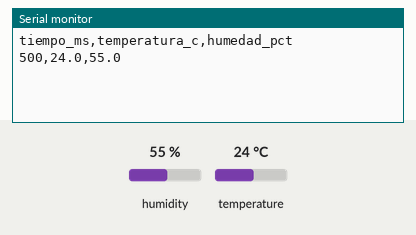
This program was run on a simulated ESP32. On the bench: the last lines printed to the serial monitor. The test bench sets the inputs (shaded band); at power-on: humidity 55 %, temperature 24 °C.

Above: at 1.7 s.
1.8 s: humidity set to 22 %
At 11.5 s:
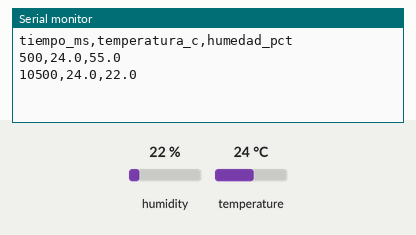
11.8 s: temperature set to 12 °C
At 21.5 s:
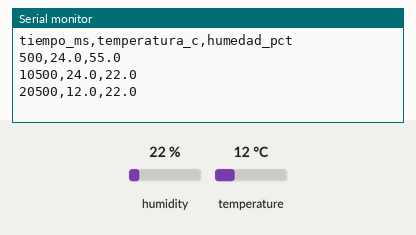
21.8 s: humidity set to 40 %
At 31.9 s:
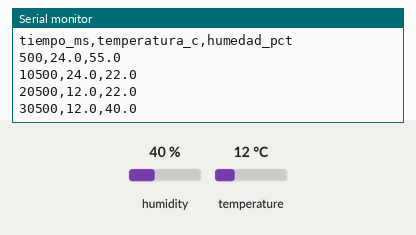
Timing chart, 0 to 33.4 s (numbered marks = the images above; inputs shaded):
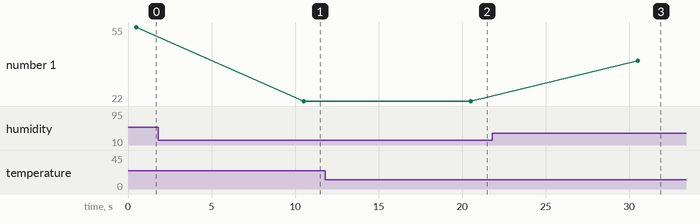

The program:

main.cpp
```cpp
#include <Arduino.h>
#include <DHT.h>

#include "config.h"

#if USAR_WIFI
#include <WebServer.h>
#include <WiFi.h>
#endif

static DHT dht(PIN_DHT, DHT22);

static float ultimaTemperatura = NAN;
static float ultimaHumedad = NAN;
static unsigned long ultimaLectura = 0;

#if USAR_WIFI
static WebServer servidor(80);

static void responderDatos() {
  char cuerpo[96];
  if (isnan(ultimaTemperatura) || isnan(ultimaHumedad)) {
    servidor.send(503, "application/json", "{\"error\":\"sin lecturas\"}");
    return;
  }
  snprintf(cuerpo, sizeof(cuerpo),
           "{\"temperatura_c\":%.1f,\"humedad_pct\":%.1f,\"tiempo_ms\":%lu}",
           ultimaTemperatura, ultimaHumedad, ultimaLectura);
  servidor.send(200, "application/json", cuerpo);
}

static void conectarWifi() {
  WiFi.mode(WIFI_STA);
  WiFi.begin(WIFI_SSID, WIFI_PASS);
  Serial.print("# Conectando a Wi-Fi");
  unsigned long inicio = millis();
  while (WiFi.status() != WL_CONNECTED && millis() - inicio < 20000UL) {
    delay(500);
    Serial.print('.');
  }
  Serial.println();
  if (WiFi.status() == WL_CONNECTED) {
    Serial.print("# IP: ");
    Serial.println(WiFi.localIP());
    servidor.on("/datos.json", responderDatos);
    servidor.begin();
  } else {
    Serial.println("# No se pudo conectar. Sigue funcionando por serial.");
  }
}
#endif

void setup() {
  Serial.begin(115200);
  delay(500);
  dht.begin();
#if USAR_WIFI
  conectarWifi();
#endif
  // Cabecera del CSV. Las lineas que empiezan con # son mensajes de estado.
  Serial.println("tiempo_ms,temperatura_c,humedad_pct");
}

void loop() {
#if USAR_WIFI
  servidor.handleClient();
#endif

  unsigned long ahora = millis();
  if (ahora - ultimaLectura < INTERVALO_MS && ultimaLectura != 0) {
    return;
  }

  float humedad = dht.readHumidity();
  float temperatura = dht.readTemperature();

  if (isnan(humedad) || isnan(temperatura)) {
    Serial.println("# error de lectura del DHT22");
    ultimaLectura = ahora;
    return;
  }

  ultimaTemperatura = temperatura;
  ultimaHumedad = humedad;
  ultimaLectura = ahora;

  Serial.printf("%lu,%.1f,%.1f\n", ahora, temperatura, humedad);
}
```

config.h
```cpp
#pragma once

// Pin de datos del DHT22 (GPIO del ESP32).
#define PIN_DHT 4

// Tiempo entre lecturas, en milisegundos. El DHT22 admite como minimo 2000.
#define INTERVALO_MS 10000UL

// Wi-Fi opcional: con 1 el ESP32 expone los datos en http://<ip>/datos.json.
// Las credenciales van en src/secrets.h (copiar secrets.example.h). Ese
// archivo esta en .gitignore para no subir contrasenas al repositorio.
#define USAR_WIFI 0

#if USAR_WIFI
#if __has_include("secrets.h")
#include "secrets.h"
#else
#error "Falta src/secrets.h: copia secrets.example.h y completa tus datos."
#endif
#endif
```

Measured:
- after the input at 1.8 s, the serial monitor: prints a new line after 8.7 s (image 1)
- after the input at 11.8 s, the serial monitor: prints a new line after 8.7 s (image 2)
- after the input at 21.8 s, the serial monitor: prints a new line after 8.7 s (image 3)
- plotted number 1: 55 → 22 after the input at 1.8 s, 22 → 40 after the input at 21.8 s
